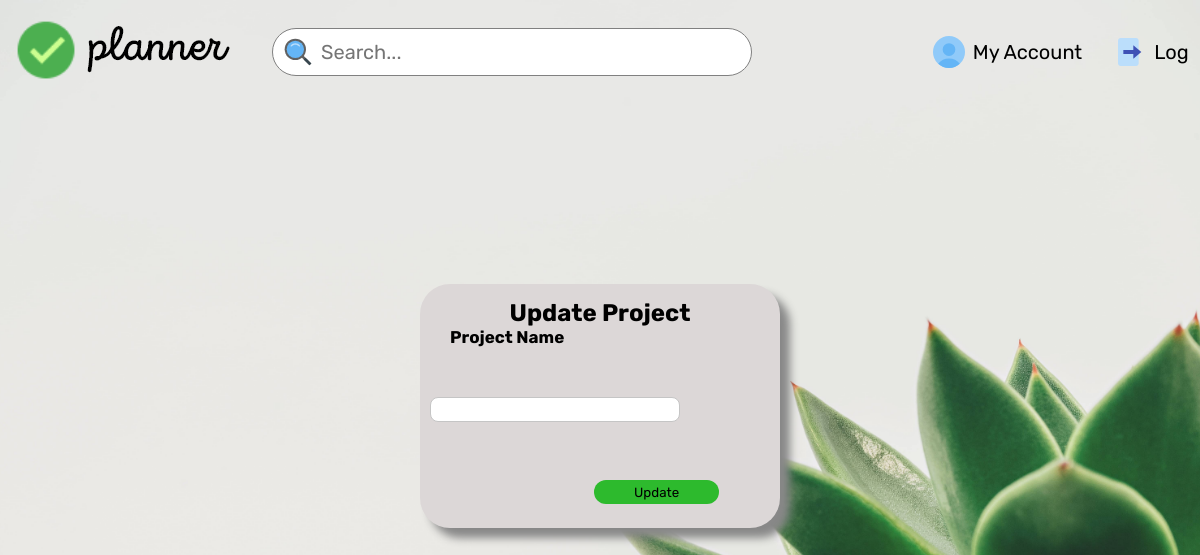
The app's page /update/5 (signed in), older data.
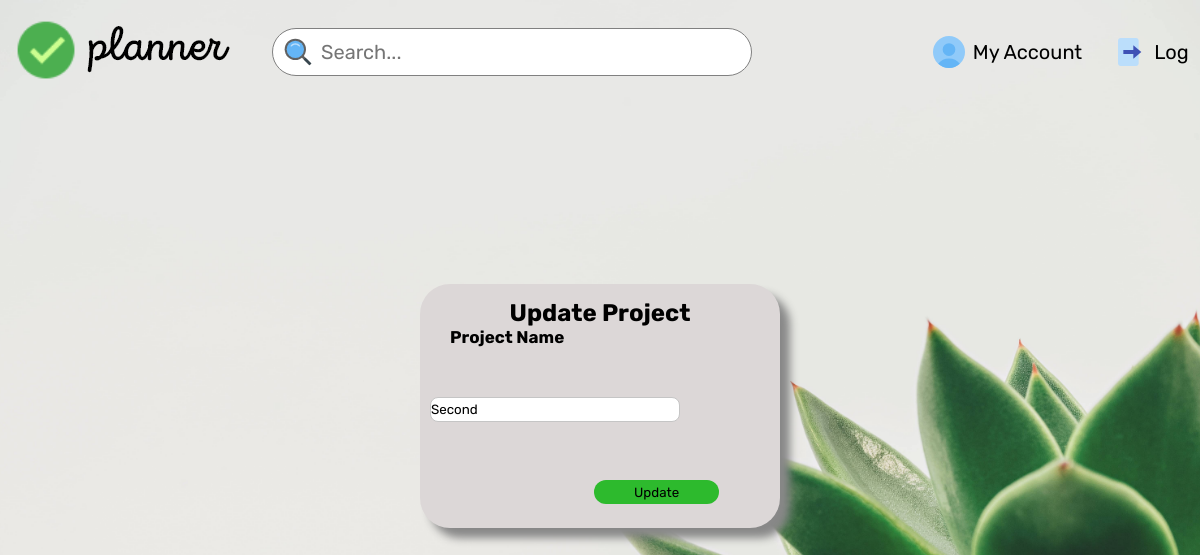
The same page, newer data.
### models.py (models this page shows)
class Dashboard(db.Model):
    sno=db.Column(db.Integer, primary_key=True)
    title=db.Column(db.String(200), nullable=False)

### main.py (the view)
@main.route('/update/<int:sno>',methods=['GET','POST'])
@login_required
def update(sno):
    if request.method=='POST':
        title=request.form['title']
        todo_list=Dashboard.query.filter_by(sno=sno).first()
        todo_list.title=title
        db.session.add(todo_list)
        db.session.commit()
        allTodo=Dashboard.query.all()
        return redirect(url_for('main.dashboard'))
    else:
        todo_list=Dashboard.query.filter_by(sno=sno).first()
        return render_template('updateproject.html', todo_list=todo_list)

### __init__.py (called while the page is built)
def create_app():
    app = Flask(__name__)
    app.config['SECRET_KEY'] = 'secret-key-goes-here'
    app.config['SQLALCHEMY_DATABASE_URI'] = 'sqlite:///db.sqlite'
    app.config['SQLALCHEMY_TRACK_MODIFICATIONS']=False
    db.init_app(app)
    login_manager = LoginManager()
    login_manager.login_view = 'auth.login'
    login_manager.init_app(app)
    from .models import User
    @login_manager.user_loader
    def load_user(user_id):
        return User.query.get(int(user_id))
    from .auth import auth as auth_blueprint
    app.register_blueprint(auth_blueprint)
    from .main import main as main_blueprint
    app.register_blueprint(main_blueprint)
    return app

### templates/updateproject.html (shortened to what this page needs)
{% extends 'base.html' %}
{% block stylesheet %}
    <link rel="stylesheet" href="/static/css/updateproject.css">
{% endblock stylesheet %}
{% block content %}
<div>
    <form action="/update/{{todo_list.sno}}" method="POST">
    <div class="modal-bg">
        <div class="modal">
            <h2>Update Project</h2>
            <label for="name"> Project Name</label>
            <input type="text" name="title" id="" value="{{todo_list.title}}">
            <button type="submit" class="modalbtn">Update</button>
        </div>
    </div>
    </form>
    </div>
{% endblock content %}

### templates/base.html (shortened to what this page needs)
<!DOCTYPE html>
<html lang="en">
  <head>
    {% block header %} {% endblock header %} {% block stylesheet %} {% endblock
    stylesheet %}
    <link rel="stylesheet" href="/static/css/navbar.css" />
  </head>
  <body>
    <div class="navbar-header">
      <div class="navbar-logo">
        <a href="{{url_for('main.index')}}" style="text-decoration: none;">
          <img
            src="{{url_for('static',filename='/assets/icons/logo.png')}}"
            alt=""
            draggable="false"
        /></a>
      </div>
      <form action="{% block actionurl %}{% endblock actionurl %}" method="POST">
      <div class="nav-menu-container">
        <div class="nav-hide nav-searchbar">
          <img
            onclick="javascript.form.submit();"
            src="{{url_for('static',filename='/assets/icons/search_48px.svg')}}"
            alt=""
            draggable="false"
          />
          <input type="text" name="Search" id="" placeholder="Search..." />
        </div>
        </form>
        <div class="nav-hide navbar-links">
          {% block new_nav_link %} {% endblock new_nav_link %} {% if
          current_user.is_authenticated %}
          <div class="navbar-items navbar-account">
            <img
              src="{{url_for('static',filename='assets/icons/test_account_48px.svg')}}"
              alt=""
              draggable="false"
            />
            <a href="{{url_for('main.profile')}}">My Account</a>
          </div>
          {% endif %}  {% if current_user.is_authenticated %}
          <div class="navbar-items navbar-logout">
            <img
              src="{{url_for('static',filename='/assets/icons/exit_48px.svg')}}"
              alt=""
              draggable="false"
            />
            <a href="{{url_for('auth.login')}}">Logout</a>
          </div>
          {% endif %}
        </div>
      </div>
    {% block content %} {% endblock content %}
  </body>
</html>

### static/css/updateproject.css (style rules this page uses)
* { padding: 0; margin: 0; box-sizing: border-box; font-family: 'Rubik', sans-serif; }
body { background-image: url('/static/assets/images/dashboard_bg.jpg'); background-size: cover; height: 100vh; width: 100vw; background-position: center; position: relative; }
.modal-bg { position: fixed; width: 100%; height: 100%; top: 0; left: 0; display: flex; justify-content: center; align-items: center; }
.modal { position: relative; background-color: rgb(220, 215, 215); width: 30%; height: 30%; border-radius: 30px; box-shadow: 10px 10px 8px #888888; }
.modal button { padding: 2px 40px; border-radius: 30px; background-color: rgb(45 186 45); border: none; cursor: pointer; display: block; margin-left: 174px; margin-top: 58px; height: 1.5rem; }
input { border-radius: 0.5rem; border: none; height: 25px; border: 1px solid #c5c5c5; margin-top: 50px; margin-left: 10px; width: 250px; }
h2 { text-align: center; margin-top: 15px; }
label { margin-left: 30px; font-size: 17px; font-weight: bold; }
.nav-searchbar input { font-size: 1.25rem; width: 40vw; height: 3rem; border: 1px solid grey; border-radius: 100px; box-shadow: none; outline: none; padding: 1rem; padding-left: 3rem; margin-right: 1rem; margin-top: auto; }
.nav-searchbar img { position: absolute; height: 2rem; padding-left: 5rem; margin-left: 10px; margin-top: auto; }

### static/css/navbar.css (style rules this page uses)
* { margin: 0; padding: 0; box-sizing: border-box; font-family: 'Rubik', sans-serif; }
.navbar-header { height: 10vh; display: flex; width: 98%; background: rgba(0, 0, 0, 0); justify-content: space-between; align-items: center; margin: 1%; overflow: hidden; }
.navbar-logo { align-self: center; margin-right: 2rem; }
.nav-searchbar { display: flex; align-items: center; }
.nav-searchbar input { font-size: 1.25rem; width: 40vw; height: 3rem; border: 1px solid grey; border-radius: 100px; box-shadow: none; outline: none; padding: 1rem; padding-left: 3rem; margin-right: 1rem; }
.nav-searchbar img { position: absolute; height: 2rem; padding-left: 0.6rem; }
.navbar-links { display: flex; align-items: center; padding-right: 2.5vw; }
.nav-menu-container { display: flex; justify-content: space-between; width: 85vw; }
.navbar-items { padding-right: 2rem; display: flex; }
.navbar-items > a { text-decoration: none; color: black; align-self: center; font-size: 1.25rem; }
.navbar-items img { height: 2rem; padding-right: 0.5rem; align-content: center; align-self: center; }

Row changes from the older to the newer data that the page shows:
added Dashboard: title "Second"
